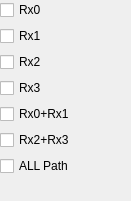
        <widget class="QWidget" name="rx_path">
         <property name="geometry">
          <rect>
           <x>0</x>
           <y>0</y>
           <width>131</width>
           <height>201</height>
          </rect>
         </property>
         <attribute name="label">
          <string>Rx Path</string>
         </attribute>
         <widget class="QWidget" name="layoutWidget_13">
          <property name="geometry">
           <rect>
            <x>0</x>
            <y>0</y>
            <width>101</width>
            <height>178</height>
           </rect>
          </property>
          <layout class="QVBoxLayout" name="verticalLayout_rx_path">
           <item>
            <widget class="QCheckBox" name="rx0">
             <property name="text">
              <string>Rx0</string>
             </property>
            </widget>
           </item>
           <item>
            <widget class="QCheckBox" name="rx1">
             <property name="text">
              <string>Rx1</string>
             </property>
            </widget>
           </item>
           <item>
            <widget class="QCheckBox" name="rx2">
             <property name="text">
              <string>Rx2</string>
             </property>
            </widget>
           </item>
           <item>
            <widget class="QCheckBox" name="rx3">
             <property name="text">
              <string>Rx3</string>
             </property>
            </widget>
           </item>
           <item>
            <widget class="QCheckBox" name="rx0_rx1">
             <property name="text">
              <string>Rx0+Rx1</string>
             </property>
            </widget>
           </item>
           <item>
            <widget class="QCheckBox" name="rx2_rx3">
             <property name="text">
              <string>Rx2+Rx3</string>
             </property>
            </widget>
           </item>
           <item>
            <widget class="QCheckBox" name="rx_all_path">
             <property name="text">
              <string>ALL Path</string>
             </property>
            </widget>
           </item>
          </layout>
         </widget>
        </widget>
